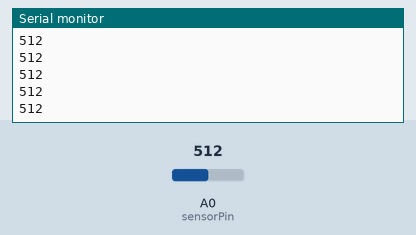
This sketch was run on a simulated Arduino Uno, built with avr-gcc and run on an emulated ATmega328P. Shown: the last lines printed to the serial monitor. Inputs (shaded band) come from the test bench; at power-on: A0 (sensorPin) = 512.

Above: at 1.2 s.
1.3 s: A0 (sensorPin) set to 716
At 1.9 s:
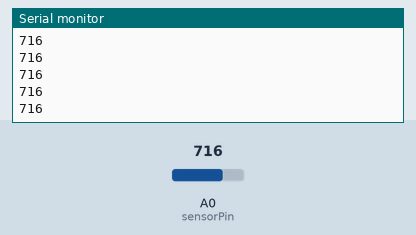
2.8 s: A0 (sensorPin) set to 900
At 3.3 s:
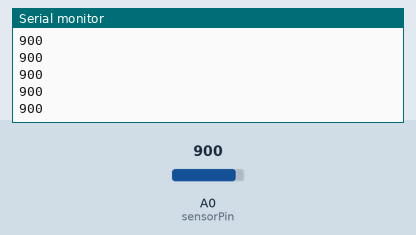
Timing chart, 0 to 5.8 s (numbered marks = the images above; inputs shaded):
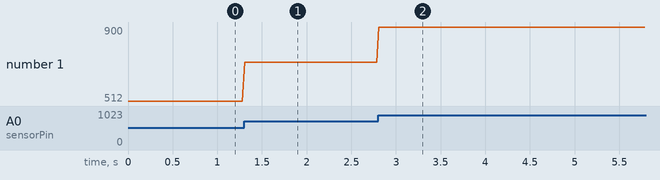

The sketch:

arduino.ino
```cpp
#include <SoftwareSerial.h>

SoftwareSerial BTserial(10, 11); // RX | TX

int sensorPin = A0;

int sensorValue = 0;

void setup() {
  Serial.begin(9600);
  BTserial.begin(9600);
}

void loop() {

  sensorValue = analogRead(sensorPin);

  //IMPORTANT: The complete String has to be of the Form: 1234,1234,1234,1234;

  //(every Value has to be seperated through a comma (',') and the message has to

  //end with a semikolon (';'))
  Serial.println(sensorValue);
  BTserial.print(sensorValue);

  BTserial.print(";");

  //message to the receiving device

  delay(20);
}
```

Measured:
- after the input at 1.3 s, the serial monitor: prints a new line at once (image 1)
- after the input at 2.8 s, the serial monitor: prints a new line at once (image 2)
- plotted number 1: 512 → 716 after the input at 1.3 s, 716 → 900 after the input at 2.8 s
